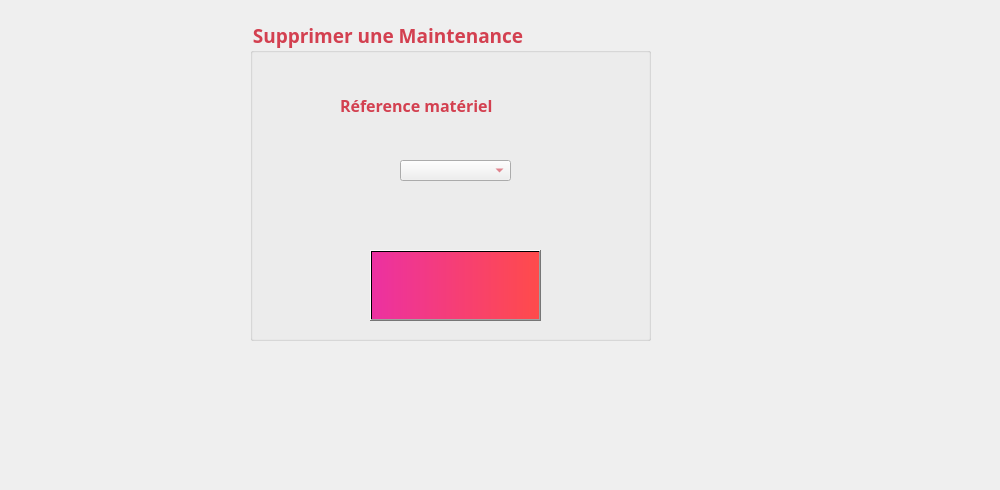
     <widget class="QWidget" name="tab_maintenance_7">
      <attribute name="title">
       <string>Supprimer</string>
      </attribute>
      <widget class="QGroupBox" name="groupBox_maintenance_3">
       <property name="geometry">
        <rect>
         <x>250</x>
         <y>20</y>
         <width>401</width>
         <height>321</height>
        </rect>
       </property>
       <property name="font">
        <font>
         <family>Lucida Calligraphy</family>
         <pointsize>14</pointsize>
         <weight>75</weight>
         <bold>true</bold>
        </font>
       </property>
       <property name="layoutDirection">
        <enum>Qt::LeftToRight</enum>
       </property>
       <property name="styleSheet">
        <string notr="true">color: rgb(211, 64, 80);</string>
       </property>
       <property name="title">
        <string>Supprimer une Maintenance</string>
       </property>
       <widget class="QLabel" name="label_maintenance_29">
        <property name="geometry">
         <rect>
          <x>168</x>
          <y>318</y>
          <width>2101</width>
          <height>2211</height>
         </rect>
        </property>
        <property name="text">
         <string/>
        </property>
        <property name="pixmap">
         <pixmap>macaron.jpg</pixmap>
        </property>
       </widget>
       <widget class="QLabel" name="label_maintenance_31">
        <property name="geometry">
         <rect>
          <x>90</x>
          <y>70</y>
          <width>251</width>
          <height>31</height>
         </rect>
        </property>
        <property name="font">
         <font>
          <family>Lucida Calligraphy</family>
          <pointsize>12</pointsize>
          <weight>75</weight>
          <bold>true</bold>
         </font>
        </property>
        <property name="text">
         <string>Réference matériel</string>
        </property>
       </widget>
       <widget class="QPushButton" name="pushButton_maintenance_7">
        <property name="geometry">
         <rect>
          <x>120</x>
          <y>230</y>
          <width>171</width>
          <height>71</height>
         </rect>
        </property>
        <property name="font">
         <font>
          <family>Lucida Calligraphy</family>
          <pointsize>11</pointsize>
          <weight>75</weight>
          <bold>true</bold>
         </font>
        </property>
        <property name="styleSheet">
         <string notr="true">background-color: qlineargradient(spread:pad, x1:0, y1:0, x2:1, y2:0, stop:0 rgba(236, 49, 161, 255), stop:1 rgba(255, 75, 75, 255));</string>
        </property>
        <property name="text">
         <string/>
        </property>
        <property name="icon">
         <iconset>
          <normaloff>../../poubelle.png</normaloff>../../poubelle.png</iconset>
        </property>
        <property name="iconSize">
         <size>
          <width>150</width>
          <height>150</height>
         </size>
        </property>
       </widget>
       <widget class="QComboBox" name="comboBox_maintenance_3">
        <property name="geometry">
         <rect>
          <x>150</x>
          <y>140</y>
          <width>111</width>
          <height>21</height>
         </rect>
        </property>
       </widget>
      </widget>
      <widget class="QLabel" name="label_35">
       <property name="geometry">
        <rect>
         <x>0</x>
         <y>-10</y>
         <width>991</width>
         <height>481</height>
        </rect>
       </property>
       <property name="text">
        <string/>
       </property>
       <property name="pixmap">
        <pixmap>../../s.png</pixmap>
       </property>
      </widget>
      <zorder>label_35</zorder>
      <zorder>groupBox_maintenance_3</zorder>
     </widget>
